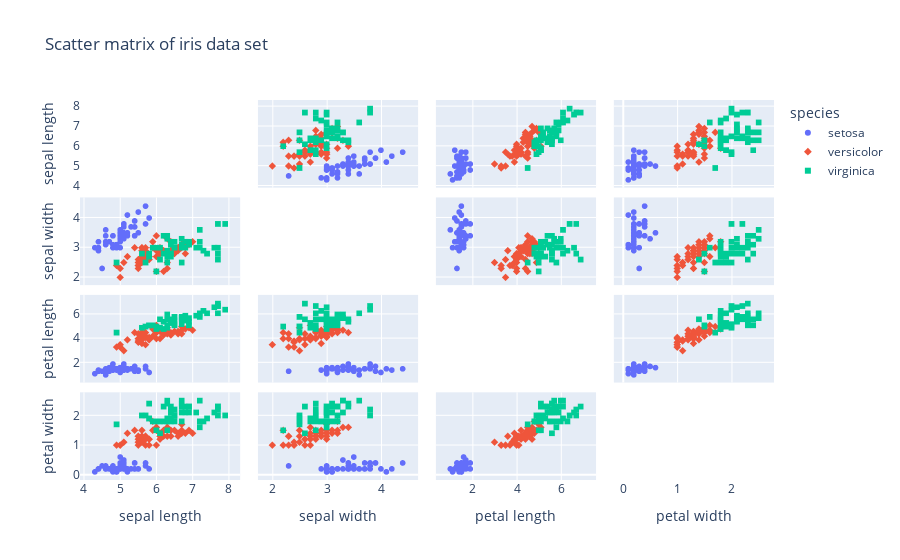

Here is the notebook cell this chart was saved with:
### Markdown cell above
# Notebooks

This is an example Jupyter Notebook that gets rendered into the static site output content with no extra effort

### Code cell
import plotly.express as px

df = px.data.iris()
fig = px.scatter_matrix(
    df,
    dimensions=["sepal_length", "sepal_width", "petal_length", "petal_width"],
    color="species",
    symbol="species",
    title="Scatter matrix of iris data set",
    labels={col: col.replace("_", " ") for col in df.columns},
)  # remove underscore
fig.update_traces(diagonal_visible=False)
fig

### Figure 1 — Plotly figure (JSON) as saved in the notebook; plotly's stock layout.template omitted (floating-point values rounded to 4 significant figures)
{"data": [{"diagonal": {"visible": false}, "dimensions": [{"axis": {"matches": true}, "label": "sepal length", "values": [5.1, 4.9, 4.7, 4.6, 5, 5.4, 4.6, 5, 4.4, 4.9, 5.4, 4.8, 4.8, 4.3, 5.8, 5.7, 5.4, 5.1, 5.7, 5.1, 5.4, 5.1, 4.6, 5.1, 4.8, 5, 5, 5.2, 5.2, 4.7, 4.8, 5.4, 5.2, 5.5, 4.9, 5, 5.5, 4.9, 4.4, 5.1, 5, 4.5, 4.4, 5, 5.1, 4.8, 5.1, 4.6, 5.3, 5]}, {"axis": {"matches": true}, "label": "sepal width", "values": [3.5, 3, 3.2, 3.1, 3.6, 3.9, 3.4, 3.4, 2.9, 3.1, 3.7, 3.4, 3, 3, 4, 4.4, 3.9, 3.5, 3.8, 3.8, 3.4, 3.7, 3.6, 3.3, 3.4, 3, 3.4, 3.5, 3.4, 3.2, 3.1, 3.4, 4.1, 4.2, 3.1, 3.2, 3.5, 3.1, 3, 3.4, 3.5, 2.3, 3.2, 3.5, 3.8, 3, 3.8, 3.2, 3.7, 3.3]}, {"axis": {"matches": true}, "label": "petal length", "values": [1.4, 1.4, 1.3, 1.5, 1.4, 1.7, 1.4, 1.5, 1.4, 1.5, 1.5, 1.6, 1.4, 1.1, 1.2, 1.5, 1.3, 1.4, 1.7, 1.5, 1.7, 1.5, 1, 1.7, 1.9, 1.6, 1.6, 1.5, 1.4, 1.6, 1.6, 1.5, 1.5, 1.4, 1.5, 1.2, 1.3, 1.5, 1.3, 1.5, 1.3, 1.3, 1.3, 1.6, 1.9, 1.4, 1.6, 1.4, 1.5, 1.4]}, {"axis": {"matches": true}, "label": "petal width", "values": [0.2, 0.2, 0.2, 0.2, 0.2, 0.4, 0.3, 0.2, 0.2, 0.1, 0.2, 0.2, 0.1, 0.1, 0.2, 0.4, 0.4, 0.3, 0.3, 0.3, 0.2, 0.4, 0.2, 0.5, 0.2, 0.2, 0.4, 0.2, 0.2, 0.2, 0.2, 0.4, 0.1, 0.2, 0.1, 0.2, 0.2, 0.1, 0.2, 0.2, 0.3, 0.3, 0.2, 0.6, 0.4, 0.3, 0.2, 0.2, 0.2, 0.2]}], "hovertemplate": "species=setosa<br>%{xaxis.title.text}=%{x}<br>%{yaxis.title.text}=%{y}<extra></extra>", "legendgroup": "setosa", "marker": {"color": "#636efa", "symbol": "circle"}, "name": "setosa", "showlegend": true, "type": "splom"}, {"diagonal": {"visible": false}, "dimensions": [{"axis": {"matches": true}, "label": "sepal length", "values": [7, 6.4, 6.9, 5.5, 6.5, 5.7, 6.3, 4.9, 6.6, 5.2, 5, 5.9, 6, 6.1, 5.6, 6.7, 5.6, 5.8, 6.2, 5.6, 5.9, 6.1, 6.3, 6.1, 6.4, 6.6, 6.8, 6.7, 6, 5.7, 5.5, 5.5, 5.8, 6, 5.4, 6, 6.7, 6.3, 5.6, 5.5, 5.5, 6.1, 5.8, 5, 5.6, 5.7, 5.7, 6.2, 5.1, 5.7]}, {"axis": {"matches": true}, "label": "sepal width", "values": [3.2, 3.2, 3.1, 2.3, 2.8, 2.8, 3.3, 2.4, 2.9, 2.7, 2, 3, 2.2, 2.9, 2.9, 3.1, 3, 2.7, 2.2, 2.5, 3.2, 2.8, 2.5, 2.8, 2.9, 3, 2.8, 3, 2.9, 2.6, 2.4, 2.4, 2.7, 2.7, 3, 3.4, 3.1, 2.3, 3, 2.5, 2.6, 3, 2.6, 2.3, 2.7, 3, 2.9, 2.9, 2.5, 2.8]}, {"axis": {"matches": true}, "label": "petal length", "values": [4.7, 4.5, 4.9, 4, 4.6, 4.5, 4.7, 3.3, 4.6, 3.9, 3.5, 4.2, 4, 4.7, 3.6, 4.4, 4.5, 4.1, 4.5, 3.9, 4.8, 4, 4.9, 4.7, 4.3, 4.4, 4.8, 5, 4.5, 3.5, 3.8, 3.7, 3.9, 5.1, 4.5, 4.5, 4.7, 4.4, 4.1, 4, 4.4, 4.6, 4, 3.3, 4.2, 4.2, 4.2, 4.3, 3, 4.1]}, {"axis": {"matches": true}, "label": "petal width", "values": [1.4, 1.5, 1.5, 1.3, 1.5, 1.3, 1.6, 1, 1.3, 1.4, 1, 1.5, 1, 1.4, 1.3, 1.4, 1.5, 1, 1.5, 1.1, 1.8, 1.3, 1.5, 1.2, 1.3, 1.4, 1.4, 1.7, 1.5, 1, 1.1, 1, 1.2, 1.6, 1.5, 1.6, 1.5, 1.3, 1.3, 1.3, 1.2, 1.4, 1.2, 1, 1.3, 1.2, 1.3, 1.3, 1.1, 1.3]}], "hovertemplate": "species=versicolor<br>%{xaxis.title.text}=%{x}<br>%{yaxis.title.text}=%{y}<extra></extra>", "legendgroup": "versicolor", "marker": {"color": "#EF553B", "symbol": "diamond"}, "name": "versicolor", "showlegend": true, "type": "splom"}, {"diagonal": {"visible": false}, "dimensions": [{"axis": {"matches": true}, "label": "sepal length", "values": [6.3, 5.8, 7.1, 6.3, 6.5, 7.6, 4.9, 7.3, 6.7, 7.2, 6.5, 6.4, 6.8, 5.7, 5.8, 6.4, 6.5, 7.7, 7.7, 6, 6.9, 5.6, 7.7, 6.3, 6.7, 7.2, 6.2, 6.1, 6.4, 7.2, 7.4, 7.9, 6.4, 6.3, 6.1, 7.7, 6.3, 6.4, 6, 6.9, 6.7, 6.9, 5.8, 6.8, 6.7, 6.7, 6.3, 6.5, 6.2, 5.9]}, {"axis": {"matches": true}, "label": "sepal width", "values": [3.3, 2.7, 3, 2.9, 3, 3, 2.5, 2.9, 2.5, 3.6, 3.2, 2.7, 3, 2.5, 2.8, 3.2, 3, 3.8, 2.6, 2.2, 3.2, 2.8, 2.8, 2.7, 3.3, 3.2, 2.8, 3, 2.8, 3, 2.8, 3.8, 2.8, 2.8, 2.6, 3, 3.4, 3.1, 3, 3.1, 3.1, 3.1, 2.7, 3.2, 3.3, 3, 2.5, 3, 3.4, 3]}, {"axis": {"matches": true}, "label": "petal length", "values": [6, 5.1, 5.9, 5.6, 5.8, 6.6, 4.5, 6.3, 5.8, 6.1, 5.1, 5.3, 5.5, 5, 5.1, 5.3, 5.5, 6.7, 6.9, 5, 5.7, 4.9, 6.7, 4.9, 5.7, 6, 4.8, 4.9, 5.6, 5.8, 6.1, 6.4, 5.6, 5.1, 5.6, 6.1, 5.6, 5.5, 4.8, 5.4, 5.6, 5.1, 5.1, 5.9, 5.7, 5.2, 5, 5.2, 5.4, 5.1]}, {"axis": {"matches": true}, "label": "petal width", "values": [2.5, 1.9, 2.1, 1.8, 2.2, 2.1, 1.7, 1.8, 1.8, 2.5, 2, 1.9, 2.1, 2, 2.4, 2.3, 1.8, 2.2, 2.3, 1.5, 2.3, 2, 2, 1.8, 2.1, 1.8, 1.8, 1.8, 2.1, 1.6, 1.9, 2, 2.2, 1.5, 1.4, 2.3, 2.4, 1.8, 1.8, 2.1, 2.4, 2.3, 1.9, 2.3, 2.5, 2.3, 1.9, 2, 2.3, 1.8]}], "hovertemplate": "species=virginica<br>%{xaxis.title.text}=%{x}<br>%{yaxis.title.text}=%{y}<extra></extra>", "legendgroup": "virginica", "marker": {"color": "#00cc96", "symbol": "square"}, "name": "virginica", "showlegend": true, "type": "splom"}], "layout": {"autosize": true, "dragmode": "select", "legend": {"title": {"text": "species"}, "tracegroupgap": 0}, "title": {"text": "Scatter matrix of iris data set"}, "xaxis": {"autorange": true, "range": [3.598, 8.602], "type": "linear"}, "xaxis2": {"autorange": true, "range": [1.532, 4.868], "type": "linear"}, "xaxis3": {"autorange": true, "range": [-0.1504, 8.05], "type": "linear"}, "xaxis4": {"autorange": true, "range": [-0.368, 2.968], "type": "linear"}, "yaxis": {"autorange": true, "range": [3.598, 8.602], "type": "linear"}, "yaxis2": {"autorange": true, "range": [1.532, 4.868], "type": "linear"}, "yaxis3": {"autorange": true, "range": [-0.1504, 8.05], "type": "linear"}, "yaxis4": {"autorange": true, "range": [-0.368, 2.968], "type": "linear"}}}
